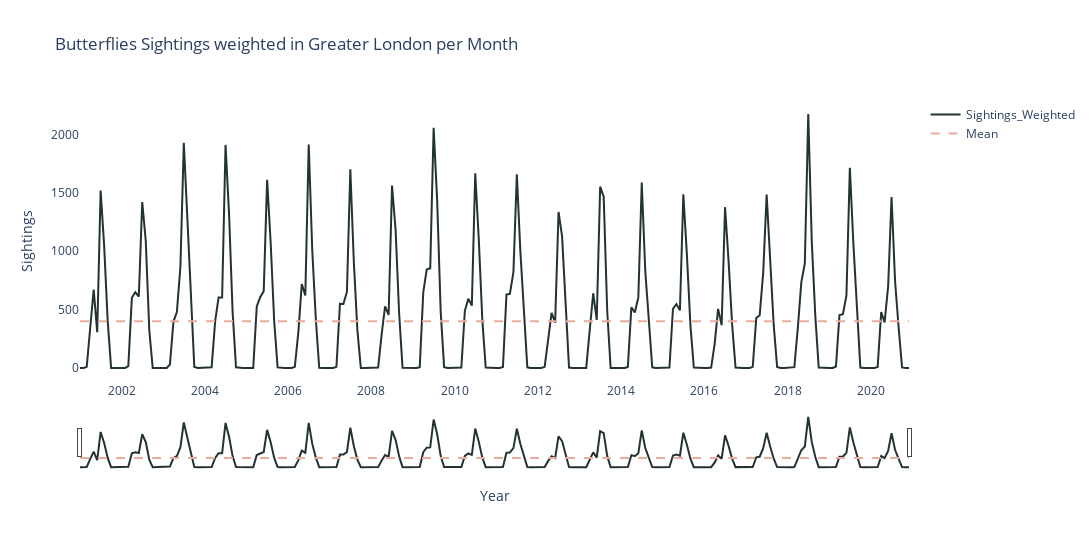

Notebook code for this chart:
### Code cell
# Plot sightings weighted per month
fig = go.Figure()
fig.add_trace(go.Scatter(x=Sightings_Surveys.index, 
                         y=Sightings_Surveys['Sightings_Weighted'], 
                         mode='lines', name='Sightings_Weighted', line=dict(color='#233333')))
fig.add_trace(go.Scatter(x=Sightings_Surveys.index, 
                         y=[Sightings_Surveys['Sightings_Weighted'].mean()]*len(Sightings_Surveys), 
                         mode='lines', name='Mean', line_dash='dash', line=dict(color='#EBACA0')))

fig.update_xaxes(rangeslider_visible=True)
fig.update_layout(yaxis_title='Sightings', xaxis_title='Year',
                  title='Butterflies Sightings weighted in Greater London per Month',
                  width = 1100, height = 550, plot_bgcolor='white', showlegend=True)
# fig.update_layout(xaxis=dict(showgrid=False), yaxis=dict(showgrid=False))
fig.show()

### Figure 1 — Plotly figure (JSON) as saved in the notebook; plotly's stock layout.template omitted (floating-point values rounded to 4 significant figures; data arrays with more than 128 entries replaced by an {"elided": "..."} marker saying what was removed)
{"data": [{"line": {"color": "#233333"}, "mode": "lines", "name": "Sightings_Weighted", "type": "scatter", "x": {"elided": "240 str values"}, "y": {"elided": "240 float values"}}, {"line": {"color": "#EBACA0", "dash": "dash"}, "mode": "lines", "name": "Mean", "type": "scatter", "x": {"elided": "240 str values"}, "y": {"elided": "240 float values"}}], "layout": {"height": 550, "plot_bgcolor": "white", "showlegend": true, "title": {"text": "Butterflies Sightings weighted in Greater London per Month"}, "width": 1100, "xaxis": {"autorange": false, "range": ["2001-01-01", "2020-12-01"], "rangeslider": {"autorange": true, "range": ["2001-01-01", "2020-12-01"], "visible": true, "yaxis": {"_template": null, "rangemode": "match"}}, "title": {"text": "Year"}, "type": "date"}, "yaxis": {"autorange": true, "range": [-120.7, 2294.0], "title": {"text": "Sightings"}, "type": "linear"}}}
